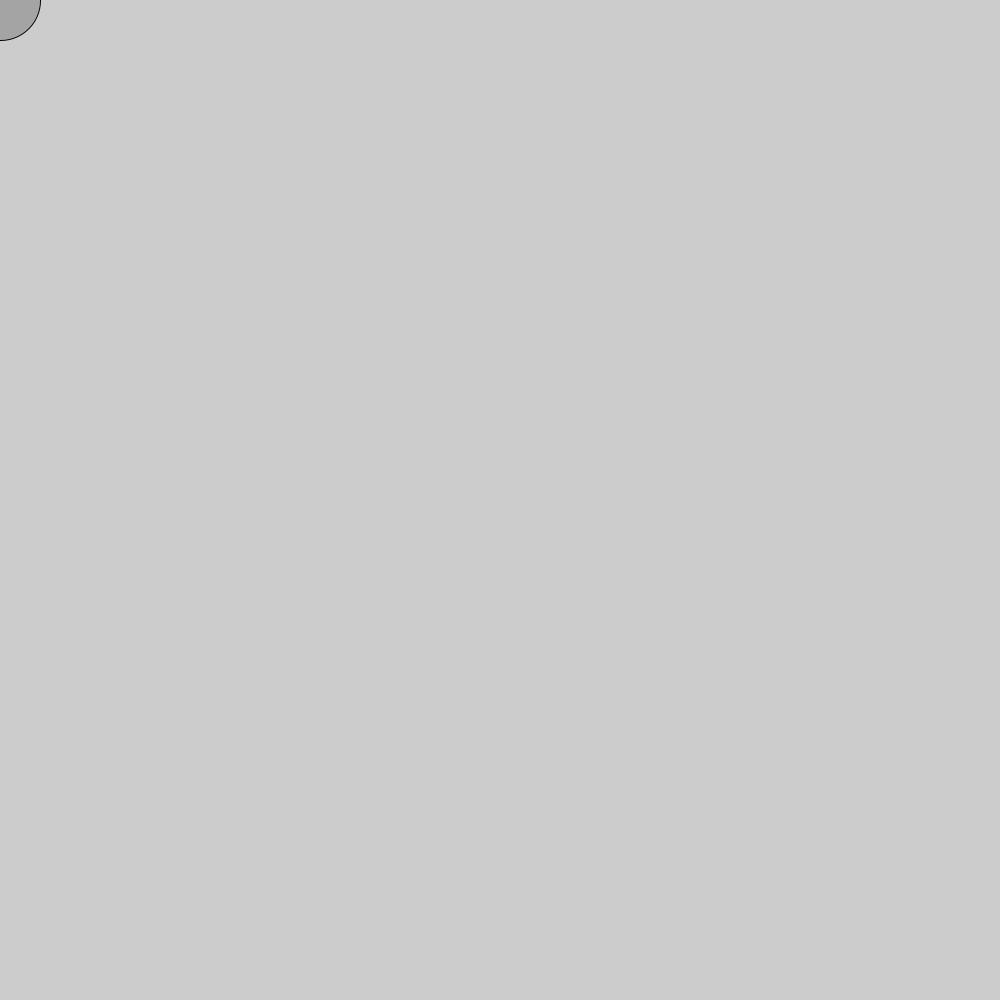
Frame 1 (no input)
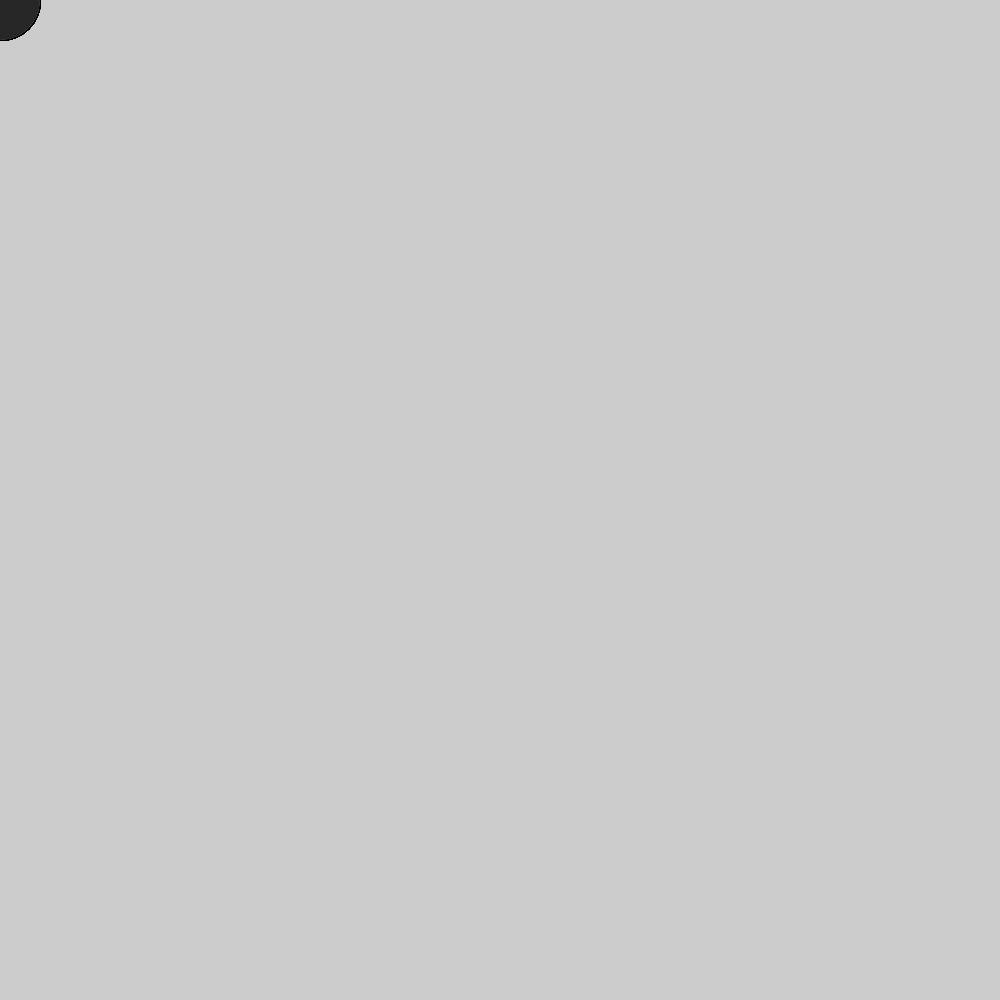
Frame 60 (the mouse pressed at the canvas centre just before this capture)
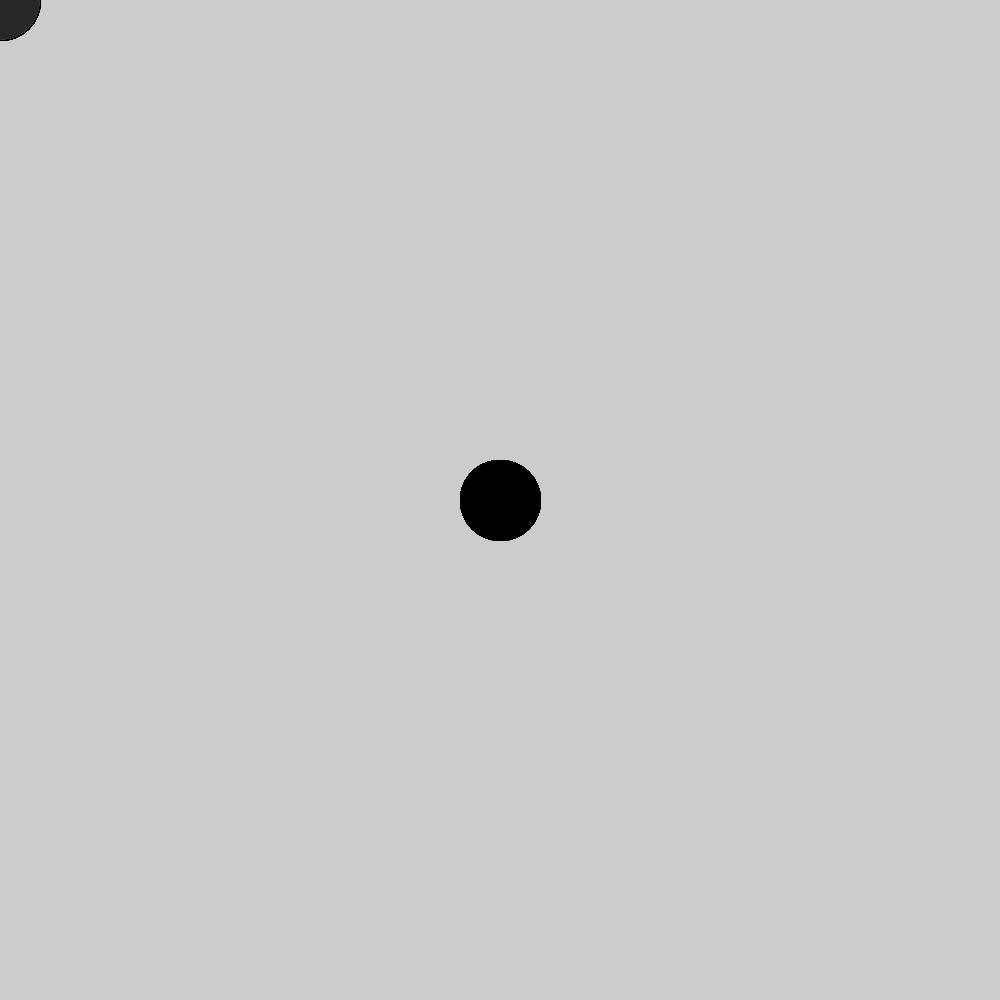
Frame 120 (the mouse held since frame 60 and released just before this capture)

The Processing sketch that drew these frames (run headless with seeded random() and noise(); from frame 60 on, the mouse is pressed at the canvas centre):

// Processing sketch: Cool_Program
// ── Cool_Program.pde
void setup() {
  size(1000, 1000);
}

void draw() {
  if (mousePressed) {
    fill(0);
  } else {
   fill(random(255));
  }
  ellipse(mouseY, mouseX, 80, 80);
}
